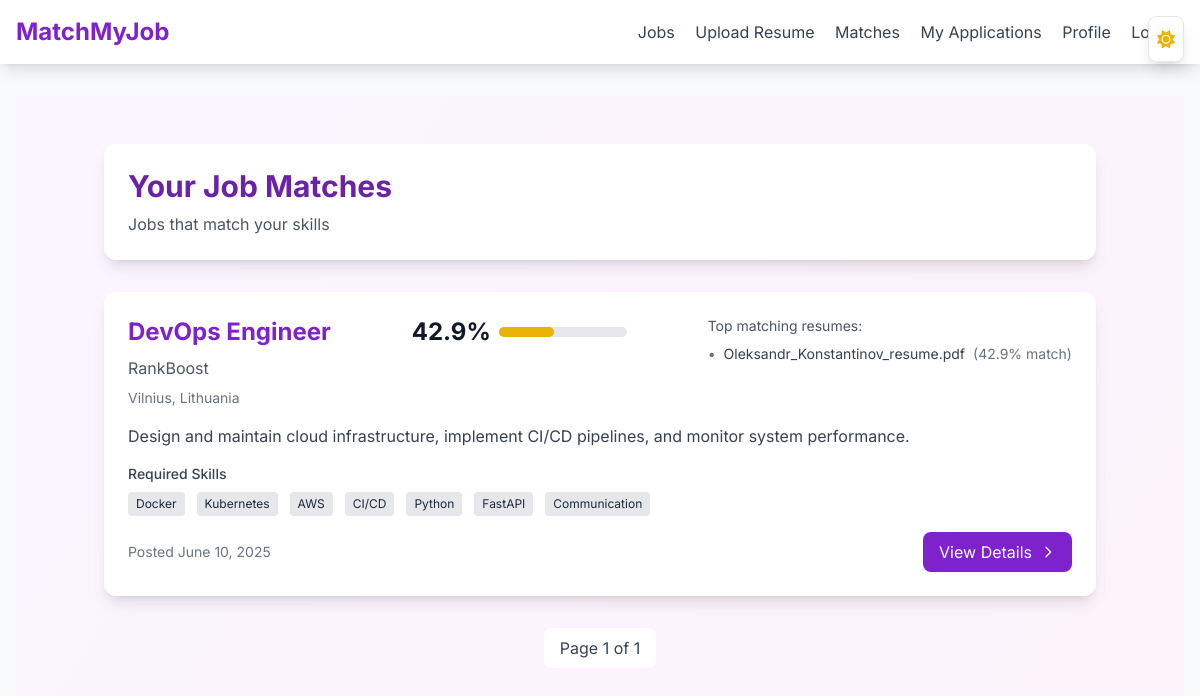
Page /matches (signed in) on the committed database.
### models.py (models this page shows, shortened)
class JobPosting(Base):
    __tablename__ = "job_postings"
    id             = Column(Integer, primary_key=True, index=True)
    title          = Column(String, nullable=False)
    description    = Column(Text, nullable=False)
    skills_required= Column(JSON, nullable=False)
    company        = Column(String, nullable=False)
    location       = Column(String, nullable=True)
    salary_range   = Column(String, nullable=True)
    employment_type= Column(String, nullable=True)   # e.g. "Full-time"
    deadline       = Column(Date, nullable=True, index = True)     # date-only column
    created_at     = Column(DateTime, default=datetime.utcnow)
    employer_id    = Column(Integer, ForeignKey("users.id", ondelete="CASCADE"), nullable=False, index = True)
    is_active      = Column(Boolean, default=True, nullable=False, index = True)
    employer       = relationship("User", back_populates="job_postings")
    applications   = relationship("Application", back_populates="job", cascade="all, delete-orphan")

class Resume(Base):
    __tablename__ = 'resumes'
    id = Column(Integer, primary_key=True, index=True)
    filename = Column(String)
    skills = Column(JSON, default =[])  # Parsed skill list
    experience = Column(JSON, default =[])  # Changed from Text to JSON
    education = Column(JSON, default =[])  # Parsed education list
    raw_text = Column(Text)
    uploaded_at = Column(DateTime, default=datetime.utcnow)
    user_id = Column(Integer, ForeignKey("users.id"))
    owner = relationship("User", back_populates="resumes")
    __table_args__ = (
        UniqueConstraint("user_id", "filename", name="uq_user_filename"),
    )
    applications = relationship("Application", back_populates="resume")
    completeness = Column(Integer, default=0)  # Percentage of completeness (0-100)
    parsed_data = Column(JSON, nullable=True)

### main.py (the view)
@app.get("/matches", response_class=HTMLResponse)
def job_matches(
    request: Request,
    db: Session = Depends(get_db),
    user: User = Depends(get_current_user),
    page: int = Query(1, ge=1)
):
    user_resumes = (
        db.query(Resume)
          .filter(Resume.user_id == user.id)
          .order_by(Resume.uploaded_at.desc())
          .all()
    )
    total = 0
    if not user_resumes:
        matched_jobs, match_scores = [], {}
    else:
        all_jobs_q = db.query(JobPosting).filter(JobPosting.is_active == True)
        total = all_jobs_q.count()
        all_jobs = (
            all_jobs_q
              .order_by(JobPosting.created_at.desc())
              .offset((page-1)*PAGE_SIZE)
              .limit(PAGE_SIZE)
              .all()
        )
        match_scores = {}
        for job in all_jobs:
            job_skills = job.skills_required
            if isinstance(job_skills, str):
                try:
                    job_skills = json.loads(job_skills)
                except json.JSONDecodeError:
                    job_skills = []
            elif not isinstance(job_skills, list):
                job_skills = []
            job.skill_list = job_skills
            resume_matches = []
            for resume in user_resumes:
                resume_skills = resume.skills if isinstance(resume.skills, list) else []
                score = match_score(job_skills, resume_skills)
                resume_matches.append({
                    'filename': resume.filename,
                    'score': score
                })
            resume_matches.sort(key=lambda x: x['score'], reverse=True)
            match_scores[job.id] = {
                'score': resume_matches[0]['score'] if resume_matches else 0,
                'resume_matches': resume_matches
            }
        matched_jobs = [job for job in all_jobs if match_scores[job.id]['score'] >= THRESHOLD]
        matched_jobs.sort(key=lambda job: match_scores[job.id]['score'], reverse=True)
    total_pages = (total + PAGE_SIZE - 1) // PAGE_SIZE
    html = templates.TemplateResponse(
        "applicant/matches.html",
        {
            "request": request,
            "user": user,
            "matched_jobs": matched_jobs,
            "match_scores": match_scores,
            "threshold_pct": int(THRESHOLD*100),
            "page": page,
            "total_pages": total_pages,
        }
    )
    html.headers["Cache-Control"] = "no-cache, no-store, must-revalidate"
    html.headers["Pragma"] = "no-cache"
    html.headers["Expires"] = "0"
    return html

### templates/applicant/matches.html (shortened to what this page needs)
{% extends "base.html" %}  {% block content %}
<div class="min-h-screen bg-gradient-to-br from-purple-50 to-pink-50 dark:from-gray-900 dark:to-gray-800 py-12">
  <section class="max-w-5xl mx-auto px-4">
    <div class="bg-white dark:bg-gray-800 rounded-xl shadow-lg p-6 mb-8">
      <h2 class="text-3xl font-bold text-purple-800 dark:text-purple-400 mb-2">Your Job Matches</h2>
      <p class="text-gray-600 dark:text-gray-400">Jobs that match your skills </p>
    </div>
    {% if matched_jobs %}
    <div class="grid gap-6">
      {% for job in matched_jobs %}
      <div
        class="bg-white dark:bg-gray-800 rounded-xl shadow-lg overflow-hidden transform transition-all duration-300 hover:shadow-xl hover:-translate-y-1">
        <div class="p-6">
          <div class="flex justify-between items-start mb-4">
            <div>
              <h3 class="text-2xl font-bold text-purple-700 dark:text-purple-400 mb-2">
                <a href="/jobs/{{ job.id }}"
                  class="hover:text-purple-800 dark:hover:text-purple-300 transition-colors">{{ job.title }}</a>
              </h3>
              <p class="text-gray-600 dark:text-gray-400 mb-2">{{ job.company }}</p>
              <p class="text-gray-500 dark:text-gray-500 text-sm">{{ job.location }}</p>
            </div>
            {% set match_pct = (match_scores[job.id]['score'] * 100) | round(1) %}
            <div class="flex items-center justify-between mb-4">
              <div class="flex items-center">
                {% if match_pct >= 80 %}
                {% set match_label = 'Excellent Match' %}
                {% elif match_pct >= 60 %}
                {% set match_label = 'Good Match' %}
                {% elif match_pct >= 40 %}
                {% set match_label = 'Low Match' %}
                {% else %}
                {% set match_label = 'No Match' %}
                {% endif %}
                <span class="text-2xl font-bold text-gray-900 dark:text-white mr-2 group relative cursor-pointer"
                  title="{{ match_label }}">
                  {{ match_pct }}%
                </span>
                <div class="w-32 bg-gray-200 dark:bg-gray-700 rounded-full h-2.5">
                  <div class="h-2.5 rounded-full progress-bar" {% if match_pct>= 80 %}
                    data-color="green"
                    {% elif match_pct >= 60 %}
                    data-color="blue"
                    {% elif match_pct >= 40 %}
                    data-color="yellow"
                    {% else %}
                    data-color="red"
                    {% endif %}
                    style="width: {{ match_pct }}%">
                  </div>
                </div>
              </div>
            </div>
            {% if match_scores[job.id].resume_matches %}
            <div class="mb-4">
              <p class="text-sm text-gray-600 dark:text-gray-400 mb-2">Top matching resumes:</p>
              <div class="space-y-2">
                {% for resume_match in match_scores[job.id].resume_matches[:3] %}
                {% if (resume_match.score * 100) >= 40 %}
                <div class="flex items-center text-sm">
                  <span class="text-gray-500 dark:text-gray-400 mr-2">•</span>
                  <span class="text-gray-700 dark:text-gray-300">{{ resume_match.filename }}</span>
                  <span class="ml-2 text-gray-500 dark:text-gray-400">({{ (resume_match.score * 100)|round(1) }}%
                    match)</span>
                </div>
                {% endif %}
                {% endfor %}
              </div>
            </div>
            {% endif %}
          </div>
          <p class="text-gray-700 dark:text-gray-300 mb-4 line-clamp-3">{{ job.description }}</p>
          <div class="mb-4">
            <h5 class="text-sm font-medium text-gray-700 dark:text-gray-300 mb-2">Required Skills</h5>
            <div class="flex flex-wrap gap-2">
              {% if job.skill_list %}
              {% for skill in job.skill_list %}
              <span
                class="inline-block bg-gray-200 dark:bg-gray-700 px-2 py-1 rounded mr-1 text-xs text-gray-800 dark:text-gray-300">
                {{ skill.strip() }}
              </span>
              {% endfor %}
              {% else %}
              <span class="text-sm text-gray-500 dark:text-gray-400">No specific skills required</span>
              {% endif %}
            </div>
          </div>
          <div class="flex justify-between items-center">
            <div class="text-sm text-gray-500 dark:text-gray-400">
              Posted {{ job.created_at.strftime('%B %d, %Y') }}
            </div>
            <a href="/jobs/{{ job.id }}"
              class="inline-flex items-center px-4 py-2 bg-purple-700 text-white rounded-lg hover:bg-purple-800 transition-colors focus:ring-2 focus:ring-purple-500 focus:ring-offset-2 dark:focus:ring-offset-gray-800">
              View Details
              <svg class="w-4 h-4 ml-2" fill="none" stroke="currentColor" viewBox="0 0 24 24">
                <path stroke-linecap="round" stroke-linejoin="round" stroke-width="2" d="M9 5l7 7-7 7" />
              </svg>
            </a>
          </div>
        </div>
      </div>
      {% endfor %}
    </div>
    <div class="flex justify-center space-x-2 mt-8">
      <span class="px-4 py-2 bg-white text-gray-700 rounded-lg">
        Page {{ page }} of {{ total_pages }}
      </span>
    </div>
    {% endif %}
  </section>
</div>
{% endblock %}

### templates/base.html (style rules this page uses)
body { font-family: 'Inter', system-ui, -apple-system, sans-serif; }

### rows in the picture
JobPosting: title "DevOps Engineer", company "RankBoost", location "Vilnius, Lithuania", match_pct "42.9", description "Design and maintain cloud infrastructure, implement CI/CD pipelines, and monitor system performance.", strip "Docker" "Kubernetes" "AWS" "CI/CD" "Python" "FastAPI" "Communication", created_at "June 10, 2025"
Resume: filename "Oleksandr_Konstantinov_resume.pdf", score "42.9"

### other values in the picture
{{ page }} "1"
{{ total_pages }} "1"
